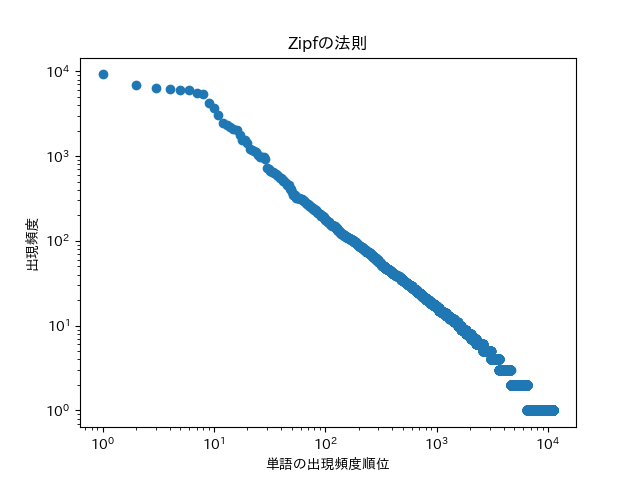

Reproduce this figure in Python.
import knock35
import numpy as np
import matplotlib.pyplot as plt
import japanize_matplotlib
from collections import OrderedDict

x = np.arange(len(knock35.sort_word_dict)) + [1] * len(knock35.sort_word_dict)
# print(x)

plt.scatter(x, knock35.sort_word_dict.values())
plt.xscale("log")
plt.yscale("log")
plt.xlabel("単語の出現頻度順位")
plt.ylabel("出現頻度")
plt.title("Zipfの法則")
plt.savefig("knock39.png")